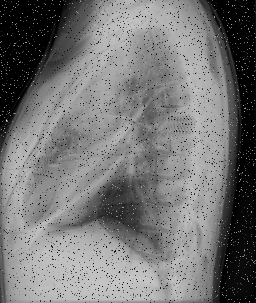
#> input picture additional_demos/granny_cam/speckled2.jpg, 256 x 303 px
$ jupyter execute --allow-errors 'image_quality_function_explanations A MURPHY EDIT.ipynb'
#> lines starting #> are read from the running program, lines starting #| are printed output that depends on the picture; after the words box and inside, x2 and y2 are one past the last pixel; in counts of white or black regions, pixels touching at a corner belong together
# Image Quality Assessment with CleanX

The following notes are for users with little image processing background on what the output some functions are about.

Image quality has particular meaning for radiologists, radiographers and biomedical engineers. It assesses the quality of a radiographic image from both a technical and diagnostic perspective.

Medical imaging predominantly uses ionising radiation to obtain images that will aid a patient's diagnosis. Whilst imperative to an accurate diagnosis, image quality must balance the risk of radiation dose. The practice of using as low as possible radiation to achieve diagnostic images is known as the As Low As Reasonably Achievable (ALARA) principle. There becomes a threshold in which the pursuit of higher image quality at the cost of higher radiation to the patient becomes more harmful than good.

Nonetheless, low image quality due to technical factors such as too little radiation or incorrect protocol selection is problematic.

As machine learning enters the realm of diagnostics, variations in image quality present new sets of problems.

This notebook's goal is to review the tools in CleanX to examine image quality "blindly". Here we use the word blindly in two senses. First, we want to be able to assess image quality blind to the characteristics of the machines that produce it (which will be set to a certain mAs and kV, and have fixed image reconstruction algorithm possibilities, and a lot of highly technical differences and settings some of which can sometimes be encoded in the DICOM metadata). We also want to be blind because we can get meaningful results when we are not comparing any image to an "ideal" image of, which is understood as a distortion or degradation. In electrical engineering lingo, this is "blind image quality assessment."

The CleanX blind_quality_matrix function was tested on images of the same phantoms shot at differing but realistic, radiation levels as measured by mAs, and differing but accurate image reconstruction algorithms. This notebook is about our specific code, not all of the technical "domain" stuff you may need to catch up on if you are from the machine learning world. For a brief non-technical, and illustrated with chest X-rays explanation about radiology image processing algorithms, look here: https://www.upstate.edu/radiology/education/rsna/processing/

[cell 1]
# # We need to get the develop branch version of CleanX  2022 (sorry, I
# # just take it off my computer)

import sys
sys.path = ['D:/projects/cleanX'] + sys.path

#> (a cell that did not finish here is left out)

[cell 3]
# Other libraries
import pandas as pd
import numpy as np
import matplotlib
import matplotlib.pyplot as plt
import matplotlib.cbook as cbook
import cv2
#import os

To make this notebook more accessible to people who do not usually look at X-rays, we will first look at an image that is easier to understand for everyone- a human portrait.

OK, a bit of nerd-culture history here: The Lena image (formerly nearly synonymous with image processing algorithms) left the matplotlib library. Politics, gender, progress...there is even a movie called "Losing Lena" about this issue. Suffice it to say Lena is out, and Grandma COBOL Grace Hopper is in.


Let's make some different version of Grandma:

[cell 4]
imageG = cbook.get_sample_data('grace_hopper.jpg')
imageG = plt.imread(imageG)
blurred_1 = cv2.blur(imageG, (5,5))
blurred_2 = cv2.blur(imageG, (9,9))
light_1 =  cv2.add(imageG,np.array([150.0]))
dark_2 =  cv2.add(imageG,np.array([-150.0]))
alpha, beta = 3, 0
contrasty = cv2.convertScaleAbs(imageG, alpha=alpha, beta=beta)

cv2.imwrite('granny_cam/imageG.jpeg',imageG)
cv2.imwrite('granny_cam/blurred_1.jpeg',blurred_1)
cv2.imwrite('granny_cam/blurred_2.jpeg',blurred_2)
cv2.imwrite('granny_cam/light_1.jpeg',light_1)
cv2.imwrite('granny_cam/dark_2.jpeg',dark_2)
cv2.imwrite('granny_cam/contrasty.jpeg',contrasty)

file_names = ['granny_cam/imageG.jpeg',
              'granny_cam/blurred_1.jpeg',
              'granny_cam/blurred_2.jpeg',
              'granny_cam/light_1.jpeg',
              'granny_cam/dark_2.jpeg',
              'granny_cam/contrasty.jpeg',
             ]

#> (a cell that did not finish here is left out)

Hopefully, within seconds, you can see that Grace got blurrier and blurrier as we increased the kernel size. Blur in medical images, e.g. motion blur, can happen for several reasons beyond the scope of this notebook...but we can all see some images are just blurrier than others. Or to say the same thing slightly differently; some images are crisper than others. How can we quantify that? We can use various equations we turn into functions.

But crispness is not the only thing we need to worry about. If you look at the lightened image, you can see it gets harder to pick out specific details compared to the original. In photographic imaging, this is analogous to under-or over-exposed images, and in radiology, we have under-or over- penetrated.
With only two qualities (penetration and crispness), we can already see that different image quality features will not necessarily correlate. Thus we can think of image quality in terms of multiple features, interpreted by various equations, which we can investigate.

If your eyes and mind are very sharp, you remix the code a little and contemplate whether there is some way of amping the contrast that improves image quality. The answer is that it's all contextual. Let's take a look at our pictures of Grace, and what the blind_quality_matrix function shows us:

[cell 6]
directory1 = 'granny_cam'
#> (the rest of this cell did not finish here and is left out)

## 1: pixel_sum_over_area
OK, we will go left to right. pixel_sum_over_area is reading in a sum of all the pixel numbers, then dividing by the area. Notice how dark_1 and dark_2 are high and low of the column? It only makes sense- dark pixels are close to zero, and light pixels are close to 255 (once we put everything on the 0-255 scale your screen works on). Therefore we can look at pixel_sum_over_area to give us some hints about over-or under-exposure or penetration. Will a chest X-ray with higher or lower pixel_sum_over_area always be differently penetrated? No. A patient with acute respiratory distress syndrome (ARDS) and dense, congested lungs will have a higher pixel_sum_over_area than one with emphysema (a condition whereby the lungs are considerably less dense). But when we group images of identical pathologies, this can indicate something when we compare the groups.

## 2: laplacian_variance

laplacian_variance results from a mathematical formula for Laplacian variance; it is exactly what it sounds like. Variance measures the spread inside a set of numbers. In image processing, Laplacian stuff crops up in several places. For a long explanation of the Laplacian operator, Wikipedia is not bad. To cut to the chase, the Laplacian of a digital image tells us about rapid pixel value change areas. Our columns note that the contrasty image had the highest variance, and the blurriest image had the least. Just what you would expect.

## 3: fastfourier_transform crispiness

Here I will use some code to show what this is all about. The python NumPy library has several built-in ways to deal with Fourier transforms. An interesting exercise is to perform them on different image types if you have time. A Fourier transform is a very general concept often used in Physics. Usually, medical people think of them as to how MRI data are made into an image. But we can use the transform on images, the data we get out tells us (among many things)about the sharpness of the original image. Let's do a quick code example:

[cell 7]
contrasty_ff = contrasty[:,:,0]
made_fourier = np.fft.fftshift(np.fft.fft2(contrasty_ff))
magnitude_spectrum = 20*np.log(np.abs(made_fourier))
plt.subplot(121),plt.imshow(contrasty_ff, cmap = 'gray')
plt.title('Input Image'), plt.xticks([]), plt.yticks([])
plt.subplot(122),plt.imshow(magnitude_spectrum, cmap = 'gray')
plt.title('Forier Transform Output Visalized'), plt.xticks([]), plt.yticks([])
plt.show()

The contrasty version turned into a visualized Fourier transform. Let's see what happens when we put in our most blurred image.

[cell 8]
blurred_2_ff = blurred_2[:,:,0]
made_fourier = np.fft.fftshift(np.fft.fft2(blurred_2_ff))
magnitude_spectrum = 20*np.log(np.abs(made_fourier))
plt.subplot(121),plt.imshow(blurred_2_ff, cmap = 'gray')
plt.title('Input Image'), plt.xticks([]), plt.yticks([])
plt.subplot(122),plt.imshow(magnitude_spectrum, cmap = 'gray')
plt.title('Forier Transform Output Visalized'), plt.xticks([]), plt.yticks([])
plt.show()

We can see the image is not the same. Encoded in the Fourier transform is information about the original images- and we can exploit that to examine many things. Our functions use the fast Fourier transform to save computing time and should be a decent surrogate for crispness in similar images. Notice the correlation with the Laplacian? Moving on...

## 4 file_size_over_area
This variable is computed by taking the file size and dividing it by the area (height*width). In our case, the areas were all the same because we made versions of the same image.

This parameter can be helpful in more similar images to tell us something about spatial resolution, but the correlation is not perfect. Nonetheless, even here, our blurred and dark images (images with less information) show a smaller number than other images.

##  5 contrast_std
This is pretty straightforward and intuitive. One way to measure contrast is the standard deviation of the pixel numbers.

##  6 michelson_contrast
Another way to measure contrast is through a formula of the maximum value minus the minimum divided by those two values summed.

## 7 bit_depth
This is a column that will leave many sensible people scratching their heads. Our screens are 8-bit; our eyes can see fewer gradations than that, so why worry about whether our images are 8-bit or higher?

The answer is that some types of imaging are now routinely acquired at 16-bit depth, and it is possible digital radiographs could go this way. Even if the trend never takes off, we don't want to compare 8-bit and 16-bit images in specific algorithms without knowing the difference is there. Remember, the computer "sees" numbers, so bit depth matters.

## So what?

So you can compute a bunch of numbers that tell you something about image quality. Not every image will be the same, so why should you even pay attention? Here are three reasons:

1. Images that differ dramatically in the numbers for quality assessment are often misfiled images, i.e. not chest X-rays. As demonstrated in another notebook, sometimes people mix in CTs or other image modalities by mistake when they put datasets together quickly. For example: When testing this on a set of images, ti was realized someone had accidentally put a few images of a graph made into the same file. When you observe those images were orders of magnitude different on some measures, you can open them up.

2. Groups subject to social bias are often more likely to have lower-quality images. Eventually, these issues matter in terms of machine learning. Already we have peer-reviewed evidence that some algorithms perform better in men than women (see the documentation).

3. Classic ML CV algorithms often require inputs of relatively small images, which can be created from larger ones. We may care about how the compression we perform (assuming we do some compression) affects image quality in some cases.

# And what about noise?
Noise in radiology is unwanted changes in pixels values on an image due to changes in photons reaching the detector. As one can imagine, an X-ray with low penetration will have more noise due to fewer photons reaching the detector, referred to as 'quantum mottle'.

CleanX has several functions to measure noise, and you can produce a similar matrix with the blind_noise_matrix or segmented_blind_noise_matrix to the blind_quality_matrix function, but beware: noise is a highly complex subject. If we are realistic about noise in radiological imaging, we can think of moiré and aliasing patterns, speckle noise, impulse noise and many other types of noise. These types of noise are often different or even opposite in mathematical properties, e.g. moire and aliasing will have low entropy on the grey level co-occurrence matrix, speckle noise will have high. The function segmented_blind_noise_matrix should be used with extreme caution in supine/portable Xrays and not used inverted images. This function segments for the background. Let's see it.

[cell 9]
file_names_B = ['granny_cam/noisey/reworked_invert.jpg',
              'granny_cam/noisey/flippy.jpeg',
              'granny_cam/noisey/flippy_lined.jpeg',
              'granny_cam/noisey/flippy_speckled.jpeg',
              'granny_cam/noisey/speckled2.jpg',
              'granny_cam/noisey/reworked.jpg',
             ]
#> (the rest of this cell did not finish here and is left out)

### Let's see the segmentation going on inside the bling_segmented noise
As it would happen for each image

[cell 10]
image = 'granny_cam/speckled2.jpg'
image_read = cv2.imread(image)
#> image_read is the input picture: shape (303, 256, 3); min 0, max 255, mean 117.5
thresh = 20
blur_image = cv2.medianBlur(image_read, 7)
output_image = image_read.copy()
mask = blur_image < thresh
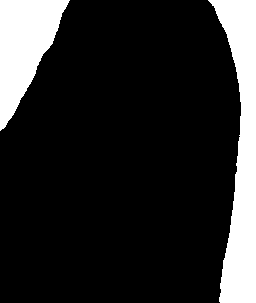
#> mask: shape (303, 256, 3) bool; 16.3% white; 2 white regions, box (x1, y1, x2, y2) and area: (208, 0, 256, 303) 7620, (0, 0, 70, 131) 5037
output_image[~mask] = 0
plt.subplot(121),plt.imshow(image_read, cmap = 'gray')
plt.title('Input Image'), plt.xticks([]), plt.yticks([])
plt.subplot(122),plt.imshow(output_image, cmap = 'gray')
plt.title('Output Visalized'), plt.xticks([]), plt.yticks([])
plt.show()

[cell 11]
image = 'granny_cam/flippy_speckled.jpeg'
image_read = cv2.imread(image)
thresh = 20
#> (the rest of this cell did not finish here and is left out)

[cell 12]
# let's take a closer look at the mask by putting it into a different color map
# remember the flat yellow area is our mask
image = 'granny_cam/flippy_speckled.jpeg'
image_read = cv2.imread(image)
thresh = 20
#> (the rest of this cell did not finish here and is left out)

[cell 13]
image = 'granny_cam/flippy_lined.jpeg'
image_read = cv2.imread(image)
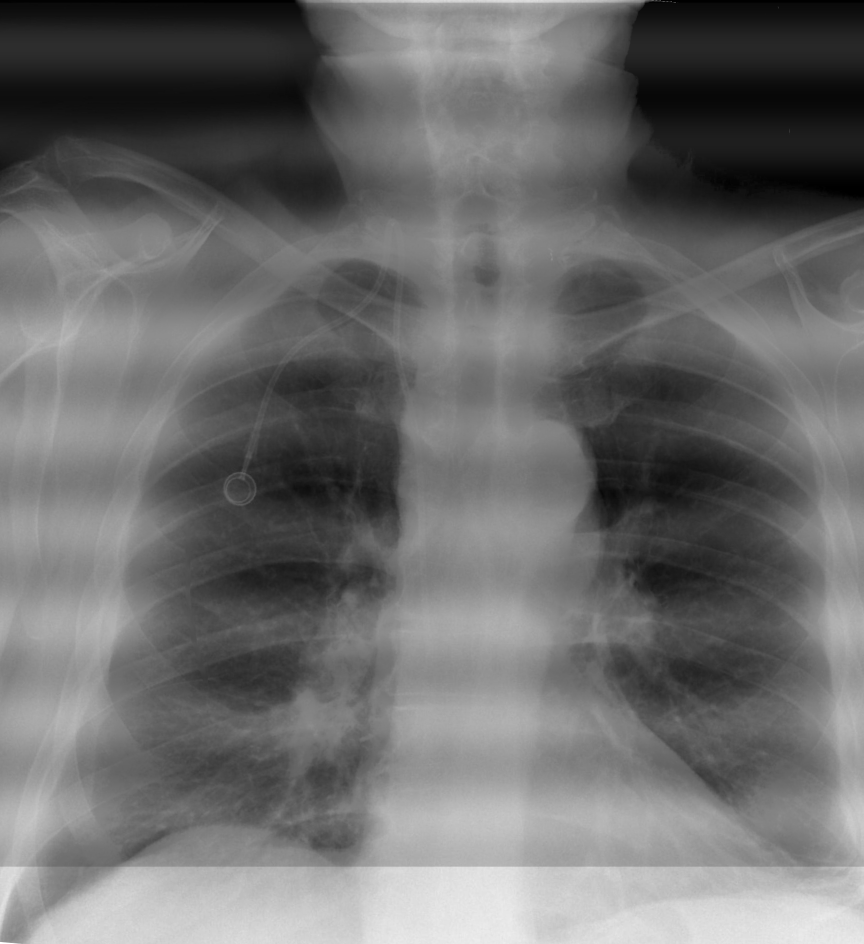
#> input picture additional_demos/granny_cam/noisey/flippy_lined.jpeg, 2592 x 2832 px, found by its file name (shown at 1/3 size)
#> image_read is the input picture: shape (2832, 2592, 3); min 0, max 255, mean 108.5
thresh = 20
blur_image = cv2.medianBlur(image_read, 7)
#> blur_image: shape (2832, 2592, 3)
output_image = image_read.copy()
mask = blur_image < thresh
output_image[~mask] = 0
#> output_image: shape (2832, 2592, 3)
plt.subplot(121),plt.imshow(image_read, cmap = 'gray')
plt.title('Input Image: Lines bigger than moire'), plt.xticks([]), plt.yticks([])
plt.subplot(122),plt.imshow(output_image, cmap = 'gray')
plt.title('Output Visalized'), plt.xticks([]), plt.yticks([])
plt.show()
# plt.subplot(123),plt.imshow(output_image)#, cmap)
# plt.title('Output Visalized'), plt.xticks([]), plt.yticks([])
# plt.show()

[cell 14]
# let's take a closer look at the mask by putting it into a different color map
# remember the flat yellow area is our mask
image = 'granny_cam/flippy_lined.jpeg'
image_read = cv2.imread(image)
thresh = 20
blur_image = cv2.medianBlur(image_read, 7)
output_image = image_read.copy()
mask = blur_image < thresh
output_image[~mask] = 255
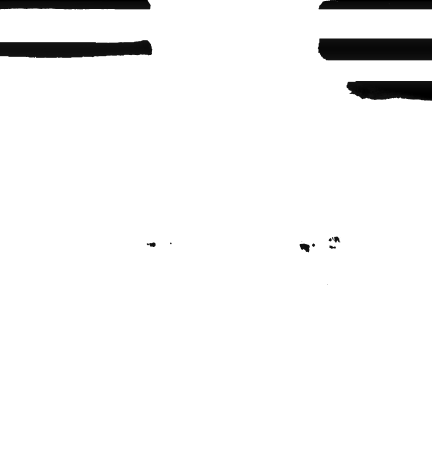
#> output_image: shape (2832, 2592, 3) (shown at 1/6 size); min 0, max 255, mean 244.8
plt.subplot(121),plt.imshow(image_read[:,:,0], cmap = 'gray')
plt.title('Input Image'), plt.xticks([]), plt.yticks([])
plt.subplot(122),plt.imshow(output_image[:,:,0], cmap = 'viridis')
plt.title('Output Visalized'), plt.xticks([]), plt.yticks([])
plt.show()
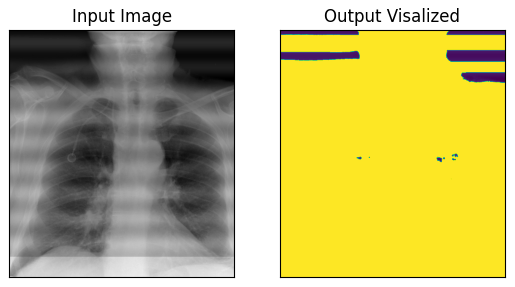
#> figure drawn by matplotlib, 2 panels

Right above here, we have an image with a particular line pattern with lines much fatter than a typical aliasing/moiré effect. The segmentation of the segmented_background_noise image only picks up the darkest areas, avoiding most of our noise (the lines). We masked over most of one type of noise! In reality, this will not happen for most moiré patterns, but thick stripes are currently (24/01/2022) a problem for the segmened_blind_noise_matrix algorithm. Suppose you want to get very sophisticated at finding lines and moiré patterns. In that case, it is recommended to work on the Fourier transformed images (not covered deeply in this notebook, but see what happens if you swap in a lined image on the Fourier algorithms...)

### Back to the big picture: we see a simple mask based on blurring mostly picks up our background but might also pick up tiny bits of blackish area. We also see that it will not pick up the whole background (flippy_lined image). The algorithm reads the noise for the entire image, however as most of the image is masked with zeros, there is no noise.

The segmented_blind_noise_matrix takes the locations it interprets as background, then sums noise by specific algorithms inside the function, and divides by that physical noise area of these locations. Note that there is not a black background on some images, so there will be nothing to interpret. We will end up with numbers that make no sense. Let's look at our fluoro-like image

[cell 15]
image = 'granny_cam/reworked.jpg'
image_read = cv2.imread(image)
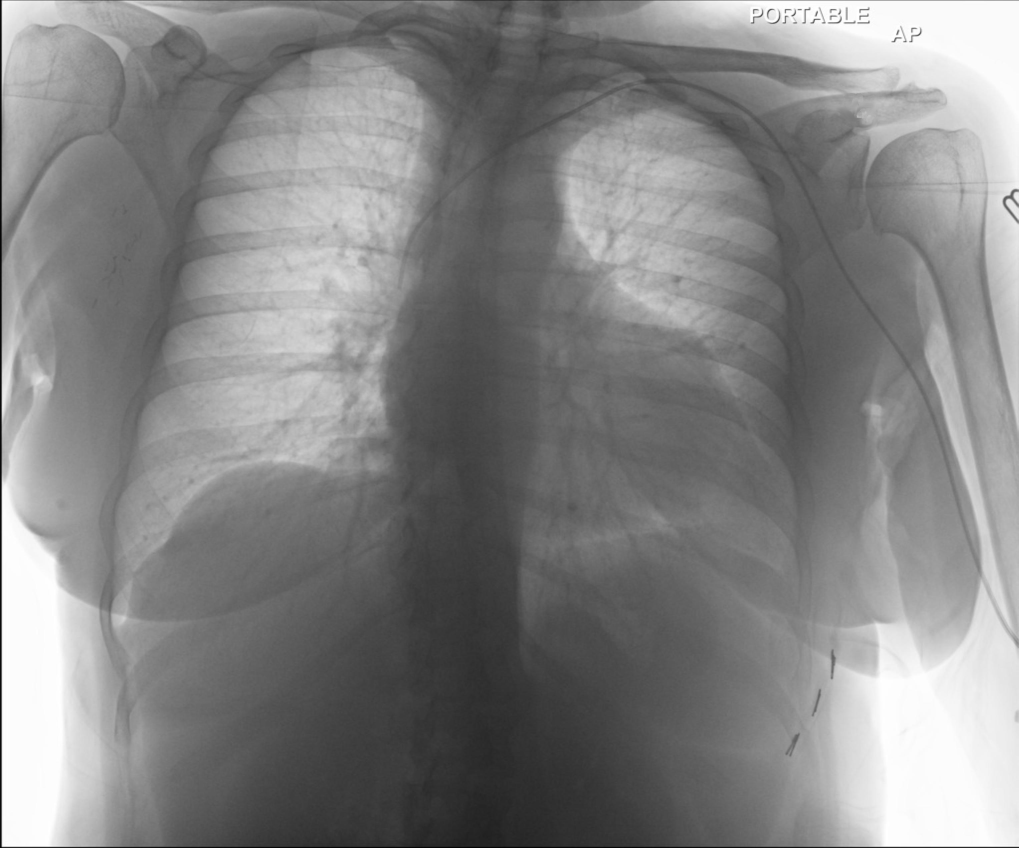
#> input picture additional_demos/granny_cam/noisey/reworked.jpg, 3056 x 2544 px, found by its file name (shown at 1/3 size)
#> image_read is the input picture: shape (2544, 3056, 3); min 0, max 255, mean 132.1
thresh = 20
blur_image = cv2.medianBlur(image_read, 7)
#> blur_image: shape (2544, 3056, 3)
output_image = image_read.copy()
mask = blur_image < thresh
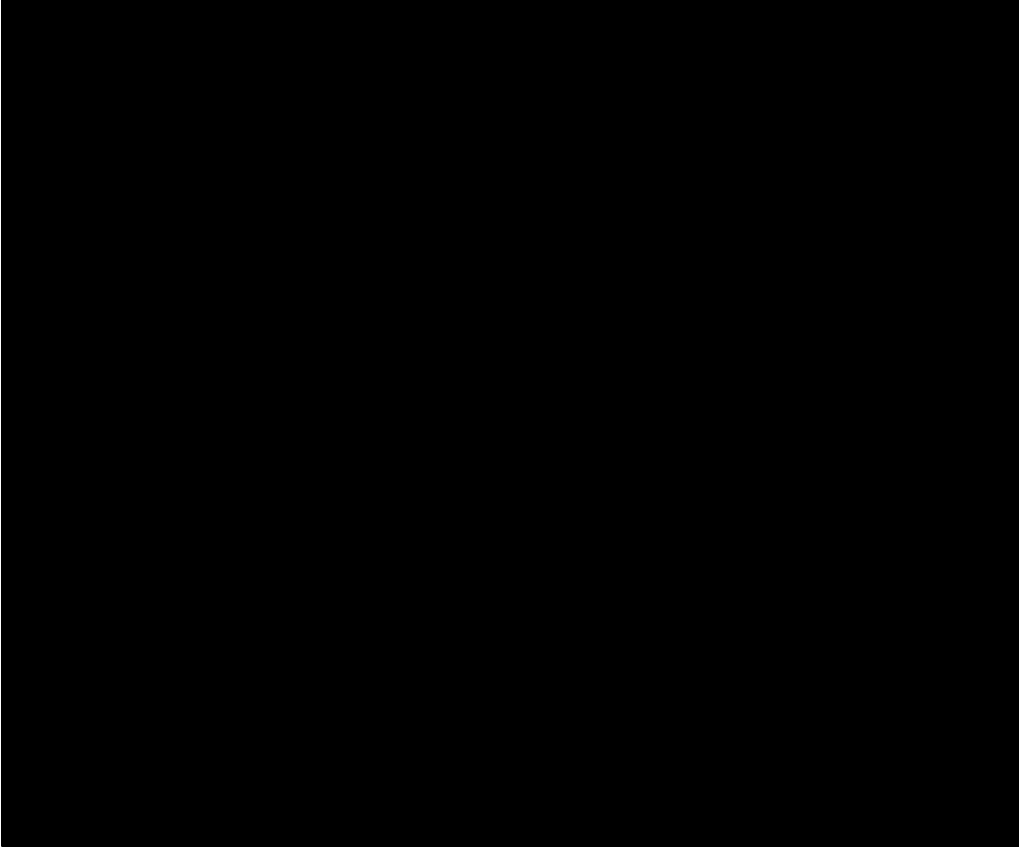
#> mask: shape (2544, 3056, 3) bool (shown at 1/3 size); 0.15% white; 1 white region, box (x1, y1, x2, y2) and area: (0, 0, 3056, 2544) 11621
output_image[~mask] = 0
#> output_image: shape (2544, 3056, 3)
plt.subplot(121),plt.imshow(image_read, cmap = 'gray')
plt.title('Input Image'), plt.xticks([]), plt.yticks([])
plt.subplot(122),plt.imshow(output_image, cmap = 'gray')
plt.title('Output Visalized'), plt.xticks([]), plt.yticks([])
plt.show()
